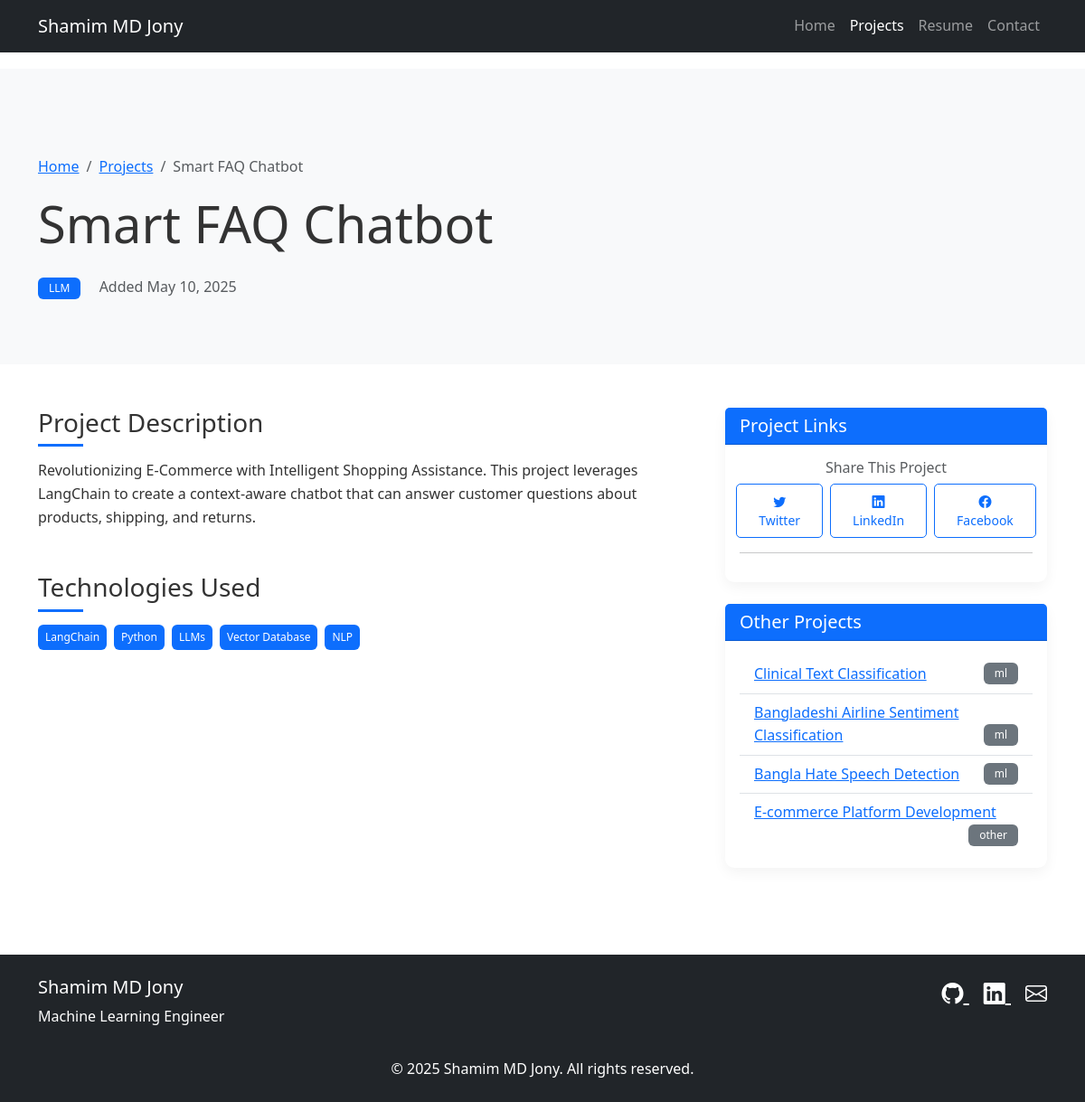
/projects/1, run on the app's committed database.
### models.py (models this page shows)
class Project(db.Model):
    id = db.Column(db.Integer, primary_key=True)
    title = db.Column(db.String(100), nullable=False)
    category = db.Column(db.String(50), nullable=False)  # e.g., 'ml', 'llm', 'web', 'other'
    description = db.Column(db.Text, nullable=False)
    technologies = db.Column(db.String(255))  # Comma-separated list of technologies used
    image_url = db.Column(db.String(255))  # URL to project image
    project_url = db.Column(db.String(255))  # Live demo URL
    github_url = db.Column(db.String(255))  # GitHub repository URL
    youtube_url = db.Column(db.String(255))  # YouTube video URL
    featured = db.Column(db.Boolean, default=False)  # Whether to feature on homepage
    created_at = db.Column(db.DateTime, default=datetime.utcnow)
    updated_at = db.Column(db.DateTime, default=datetime.utcnow, onupdate=datetime.utcnow)

### app.py (the view)
@app.route('/projects/<int:project_id>')
def project_detail(project_id):
    project = Project.query.get_or_404(project_id)
    related_projects = Project.query.filter_by(category=project.category).filter(Project.id != project.id).limit(5).all()
    if len(related_projects) < 5:
        more_projects = Project.query.filter(Project.id != project.id).filter(Project.category != project.category).limit(5 - len(related_projects)).all()
        related_projects.extend(more_projects)
    settings = SiteSettings.query.first()
    return render_template('project_detail.html',
                           project=project,
                           related_projects=related_projects,
                           settings=settings)

### app.py (called while the page is built)
@app.before_request
def track_visitor():
    if request.method == 'GET' and not request.path.startswith('/dashboard') and not request.path.startswith('/admin') and not request.path.startswith('/static'):
        try:
            visitor = Visitor(
                page=request.path,
                ip_address=request.remote_addr,
                user_agent=request.user_agent.string if request.user_agent else None,
                referrer=request.referrer
            )
            db.session.add(visitor)
            db.session.commit()
        except Exception as e:
            print(f"Error tracking visitor: {e}")
            db.session.rollback()

### templates/project_detail.html (shortened to what this page needs)
{% extends 'base.html' %}
{% block content %}
<section class="project-header py-5 bg-light">
    <div class="container mt-5">
        <nav aria-label="breadcrumb">
            <ol class="breadcrumb">
                <li class="breadcrumb-item"><a href="{{ url_for('index') }}">Home</a></li>
                <li class="breadcrumb-item"><a href="{{ url_for('projects') }}">Projects</a></li>
                <li class="breadcrumb-item active" aria-current="page">{{ project.title }}</li>
            </ol>
        </nav>
        <h1 class="display-4 mb-4">{{ project.title }}</h1>
        <div class="mb-4">
            <span class="badge bg-primary">{{ project.category|upper }}</span>
            <span class="text-muted ms-3">Added {{ project.created_at.strftime('%B %d, %Y') }}</span>
        </div>
    </div>
</section>
<section class="project-content py-5">
    <div class="container">
        <div class="row">
            <div class="col-lg-8">
                <div class="mb-5">
                    <h2 class="h3 mb-4">Project Description</h2>
                    <div class="project-description">
                        {{ project.description|safe }}
                    </div>
                </div>
                <div class="mb-5">
                    <h2 class="h3 mb-4">Technologies Used</h2>
                    <div class="d-flex flex-wrap gap-2">
                        {% for tech in project.technologies.split(',') %}
                        <span class="badge bg-primary p-2">{{ tech.strip() }}</span>
                        {% endfor %}
                    </div>
                </div>
            </div>
            <div class="col-lg-4">
                <div class="card mb-4">
                    <div class="card-header bg-primary text-white">
                        <h3 class="h5 mb-0">Project Links</h3>
                    </div>
                    <div class="card-body">
                        <div class="mb-3 text-center">
                            <h6 class="text-muted mb-2">Share This Project</h6>
                            <div class="d-flex justify-content-center gap-2">
                                <a href="https://twitter.com/intent/tweet?text={{ project.title | urlencode }}&url={{ request.url | urlencode }}"
                                   class="btn btn-sm btn-outline-primary" target="_blank" rel="noopener">
                                    <i class="bi bi-twitter"></i> Twitter
                                </a>
                                <a href="https://www.linkedin.com/shareArticle?mini=true&url={{ request.url | urlencode }}&title={{ project.title | urlencode }}&summary={{ project.description | striptags | truncate(100) | urlencode }}"
                                   class="btn btn-sm btn-outline-primary" target="_blank" rel="noopener">
                                    <i class="bi bi-linkedin"></i> LinkedIn
                                </a>
                                <a href="https://www.facebook.com/sharer/sharer.php?u={{ request.url | urlencode }}"
                                   class="btn btn-sm btn-outline-primary" target="_blank" rel="noopener">
                                    <i class="bi bi-facebook"></i> Facebook
                                </a>
                            </div>
                        </div>
                        <hr>
                    </div>
                </div>
                <div class="card">
                    <div class="card-header bg-primary text-white">
                        <h3 class="h5 mb-0">Other Projects</h3>
                    </div>
                    <div class="card-body">
                        <ul class="list-group list-group-flush">
                            {% for related_project in related_projects %}
                            <li class="list-group-item">
                                <a href="{{ url_for('project_detail', project_id=related_project.id) }}">
                                    {{ related_project.title }}
                                </a>
                                <span class="badge bg-secondary float-end">{{ related_project.category }}</span>
                            </li>
                            {% endfor %}
                        </ul>
                    </div>
                </div>
            </div>
        </div>
    </div>
</section>
{% endblock %}

### templates/base.html (shortened to what this page needs)
<!DOCTYPE html>
<html lang="en">
<head>
    <link href="https://cdn.jsdelivr.net/npm/bootstrap@5.3.0/dist/css/bootstrap.min.css" rel="stylesheet">
    <link rel="stylesheet" href="https://cdn.jsdelivr.net/npm/bootstrap-icons@1.10.0/font/bootstrap-icons.css">
    <link rel="stylesheet" href="{{ url_for('static', filename='css/style.css') }}">
</head>
<body>
    <nav class="navbar navbar-expand-lg navbar-dark bg-dark fixed-top">
        <div class="container">
            <a class="navbar-brand" href="{{ url_for('index') }}">Shamim MD Jony</a>
            <div class="collapse navbar-collapse" id="navbarNav">
                <ul class="navbar-nav ms-auto">
                    <li class="nav-item">
                        <a class="nav-link" href="{{ url_for('index') }}">Home</a>
                    </li>
                    <li class="nav-item">
                        <a class="nav-link" href="{{ url_for('projects') }}">Projects</a>
                    </li>
                    <li class="nav-item">
                        <a class="nav-link" href="{{ url_for('resume') }}">Resume</a>
                    </li>
                    <li class="nav-item">
                        <a class="nav-link" href="{{ url_for('contact') }}">Contact</a>
                    </li>
                </ul>
            </div>
        </div>
    </nav>
    <main>
        {% block content %}{% endblock %}
    </main>
    <footer class="bg-dark text-white py-4 mt-5">
        <div class="container">
            <div class="row">
                <div class="col-md-6">
                    <h5>Shamim MD Jony</h5>
                    <p>Machine Learning Engineer</p>
                </div>
                <div class="col-md-6 text-md-end">
                    <div class="social-links">
                        <a href="https://github.com/shamimjony1000" target="_blank" class="text-white me-3">
                            <i class="bi bi-github"></i>
                        </a>
                        <a href="https://www.linkedin.com/in/shamimjony-9b38662a0" target="_blank" class="text-white me-3">
                            <i class="bi bi-linkedin"></i>
                        </a>
                        <a href="mailto:shamimjonym@gmail.com" class="text-white">
                            <i class="bi bi-envelope"></i>
                        </a>
                    </div>
                </div>
            </div>
            <div class="row mt-3">
                <div class="col-12 text-center">
                    <p class="mb-0">&copy; {{ 2025 }} Shamim MD Jony. All rights reserved.</p>
                </div>
            </div>
        </div>
    </footer>
</body>
</html>

### static/css/style.css (style rules this page uses)
:root { --primary-color: #0d6efd; --secondary-color: #6c757d; --dark-color: #212529; --light-color: #f8f9fa; --success-color: #198754; --danger-color: #dc3545; }
body { font-family: 'Segoe UI', Tahoma, Geneva, Verdana, sans-serif; line-height: 1.6; color: #333; padding-top: 76px; }
.card { border: none; border-radius: 10px; box-shadow: 0 5px 15px rgba(0, 0, 0, 0.05); transition: transform 0.3s ease, box-shadow 0.3s ease; }
section { padding: 80px 0; }
section h2 { margin-bottom: 40px; position: relative; display: inline-block; }
section h2:after { content: ''; position: absolute; bottom: -10px; left: 0; width: 50px; height: 3px; background-color: var(--primary-color); }
.badge { padding: 0.5em 1em; font-weight: 500; }
footer { background-color: var(--dark-color); color: white; padding: 50px 0 20px; }
footer .social-links a { font-size: 1.5rem; transition: color 0.3s ease; }
.fade-in { animation: fadeIn 1s ease-in; }
.btn { border-radius: 5px; padding: 0.5rem 1.5rem; transition: all 0.3s ease; }
.btn-outline-primary { color: var(--primary-color); border-color: var(--primary-color); }

### data on the page
Project: title "Smart FAQ Chatbot", category "LLM", created_at "May 10, 2025", description "Revolutionizing E-Commerce with Intelligent Shopping Assistance. This project leverages LangChain to create a context-aware chatbot that can answer customer questions about products, shipping, and returns."
Project: title "Clinical Text Classification", category "ml"
Project: title "Bangladeshi Airline Sentiment Classification", category "ml"
Project: title "Bangla Hate Speech Detection", category "ml"
Project: title "E-commerce Platform Development", category "other"

### other printed values
{{ tech.strip() }} "LangChain" "Python" "LLMs" "Vector Database" "NLP"
{{ 2025 }} "2025"
